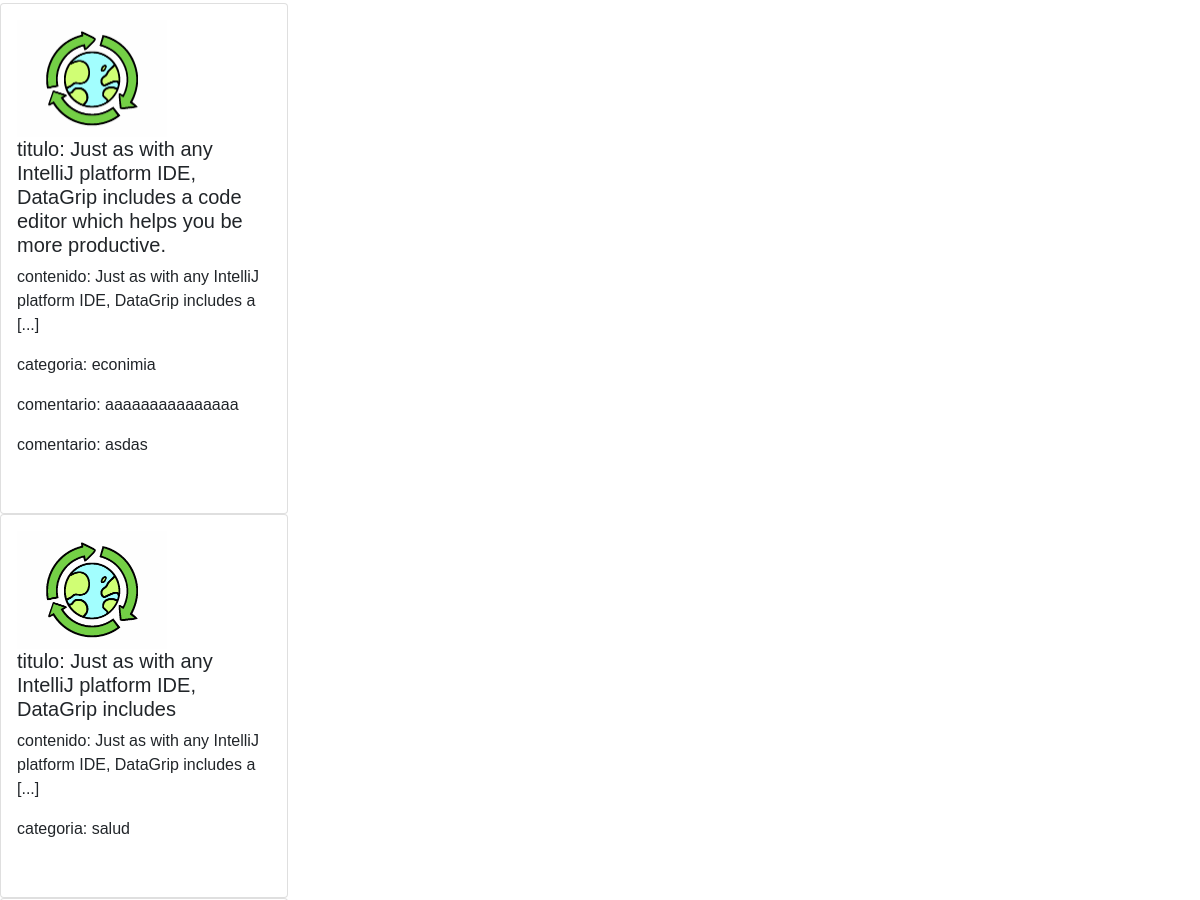
Before: /perfil_usuario/ (signed in, middle part) with the older database file.
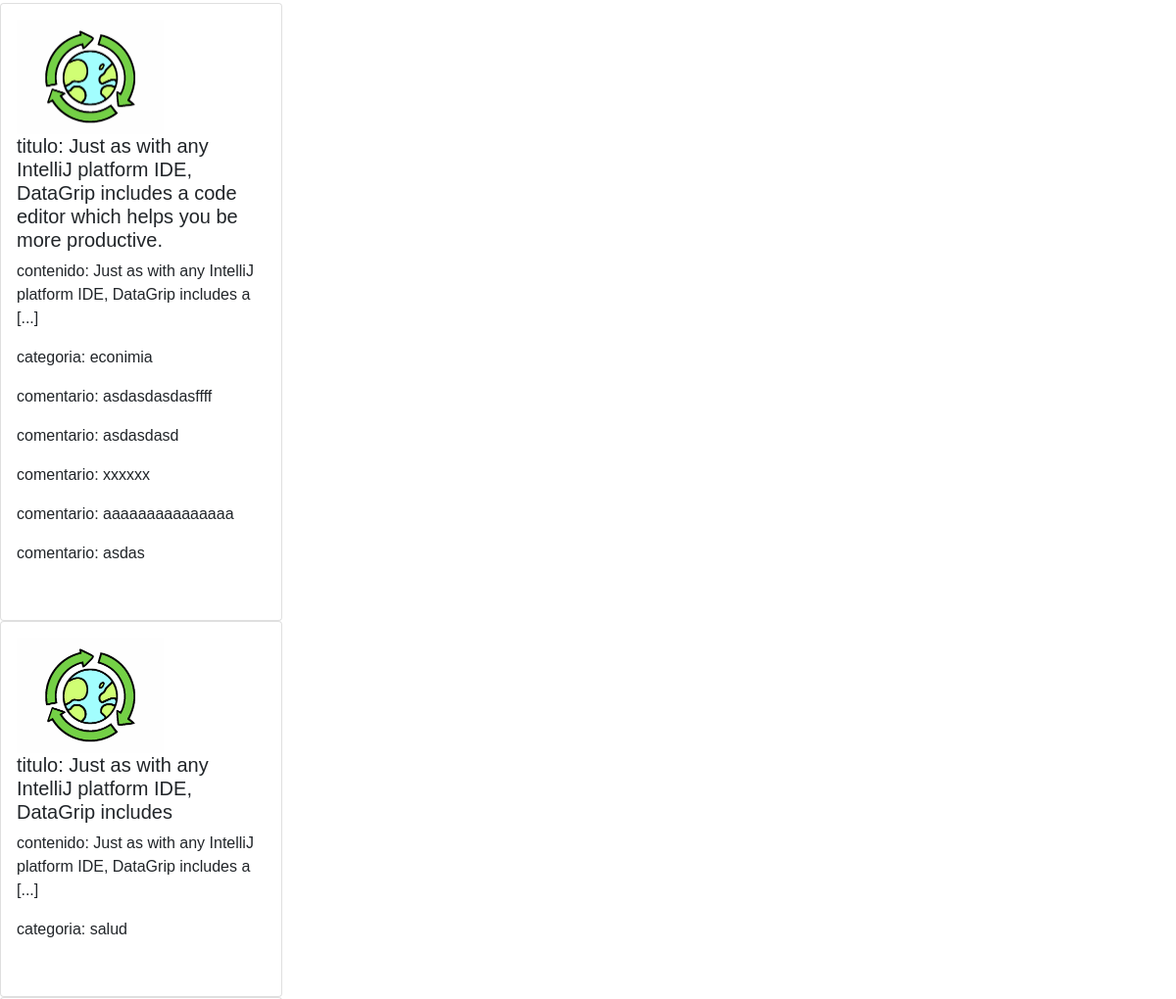
After: the same page with the newer database file.
### feed/models.py (models this page shows, shortened)
class post(models.Model):
    posteador = models.ForeignKey(User, on_delete=models.CASCADE, null=True)
    titulo = models.CharField(max_length=100)
    contenido = models.TextField()
    pre_contenido = models.TextField()
    categoria = models.ForeignKey(categoria, on_delete=models.CASCADE,  default=1, null=False)
    creado_en = models.DateTimeField(auto_now_add=True)
    actualizado_en = models.DateTimeField(auto_now=True)
    me_gusta = models.IntegerField(default=0)
    no_megusta = models.IntegerField(default=0)
    imagen = models.FileField(upload_to='imagenes_posts', default='post_default.jpg')
    visitas = models.IntegerField(default=0)

class categoria(models.Model):
    name = models.CharField(max_length=50)
    imagen = models.ImageField(upload_to='categoria',default='categoria_default.png')
    def __str__(self):
        return self.name

class comentario(models.Model):
    post = models.ForeignKey(post, on_delete=models.CASCADE)
    comentador = models.ForeignKey(User, on_delete=models.CASCADE, null=True)
    nombre_comentador = models.CharField(max_length=50, null=True)
    contenido = models.TextField()
    creado_en = models.DateTimeField(auto_now_add=True)
    actualizado_en = models.DateTimeField(auto_now=True)
    aprobado = models.BooleanField(default=False)

### feed/views.py (the view)
# urls.py: path('perfil_usuario/',views.perfil_usuario, name='perfil_usuario'),
@login_required
def perfil_usuario(request):
    notif_user = notificaciones.objects.filter(post__posteador_id=request.user.id ).exclude(usuario_id = request.user.id).order_by('creado_en').reverse()[:10]
    mis_posteos = post.objects.filter(posteador_id=request.user.id).order_by('creado_en').reverse()
    mis_categorias = categoria.objects.filter(id__in = mis_posteos )
    mis_comentarios = comentario.objects.filter(comentador_id=request.user.id).order_by('creado_en').reverse()
    categorias = categoria.objects.all()
    usuario_actual = usuario.objects.get(id=request.user.id)
    contexto = {'mis_posteos':mis_posteos, 'mis_comentarios':mis_comentarios, 'categorias':categorias, 'notif_user':notif_user, 'mis_categorias':mis_categorias, 'usuario_actual':usuario_actual}
    return render(request,"perfil_usuario.html",contexto)

### feed/templates/perfil_usuario.html (shortened to what this page needs)
{% extends "base.html" %}
{% block content %}
<br><br><br>
     <br>
     <br>
     {% for post in mis_posteos %}
     <div class="card" style="width: 18rem;">
         <div class="card-body">
            <img src="{{post.imagen.url}}" alt="{{post.tipo_17_ODS}}" style="width:150px;">
             <h5 class="card-title">titulo: {{ post.titulo }}</h5>
             <p class="card-text">contenido: {{ post.pre_contenido }}</p>
             <p class="card-text">  categoria: {{post.categoria}} </p>
             {% for comentario in mis_comentarios %}
             {% if comentario.post_id == post.id %}
                 <p class="card-text">comentario: {{ comentario.contenido }}</p>
             {% endif %}
             {% endfor %}
             <br>
         </div>
     </div>
 {% endfor %}
{% endblock %}

Changed rows visible on the page:
added comentario: contenido "asdasdasdasffff", shown under post "econimia"
added comentario: contenido "asdasdasd", shown under post "econimia"
added comentario: contenido "xxxxxx", shown under post "econimia"
